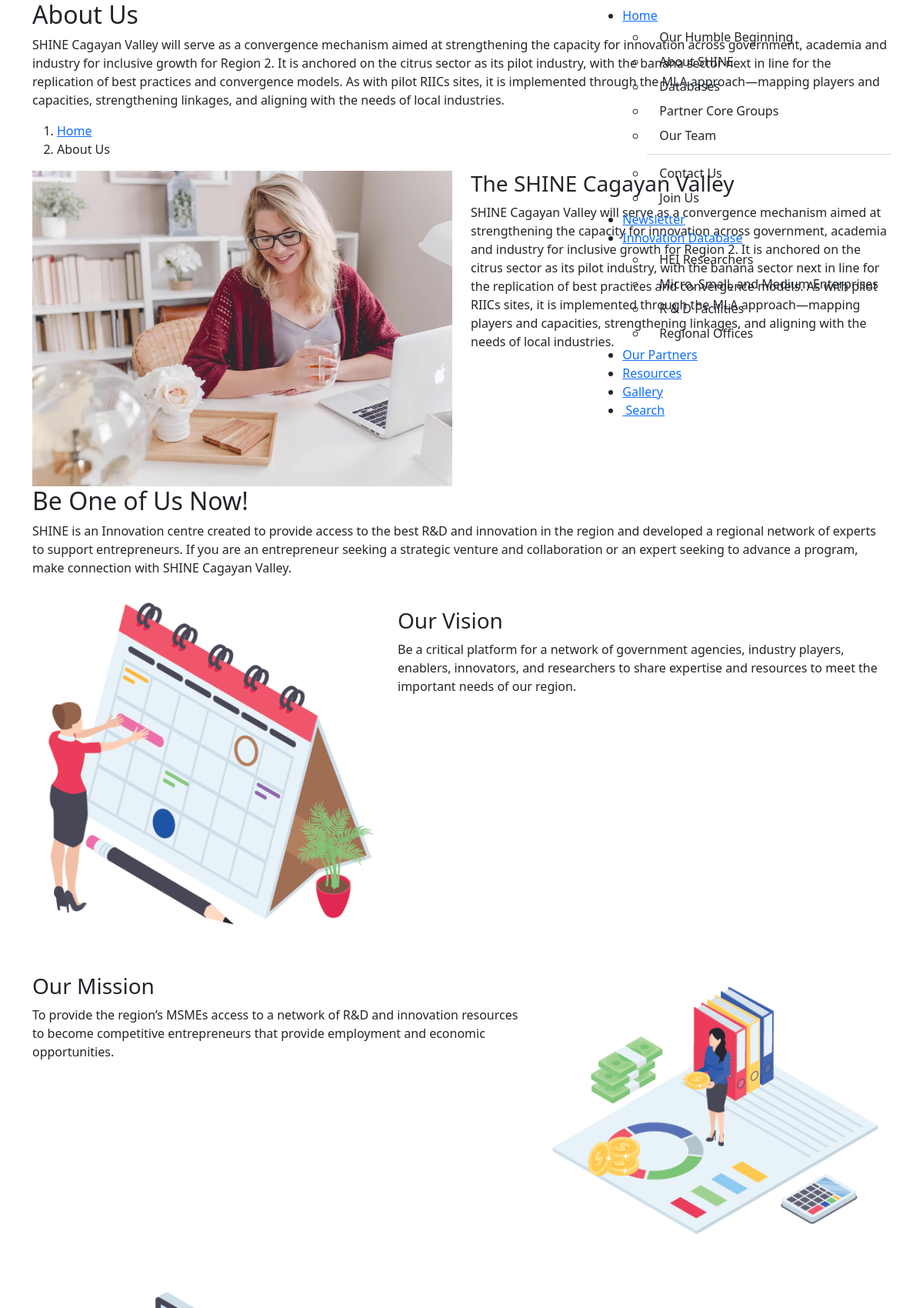
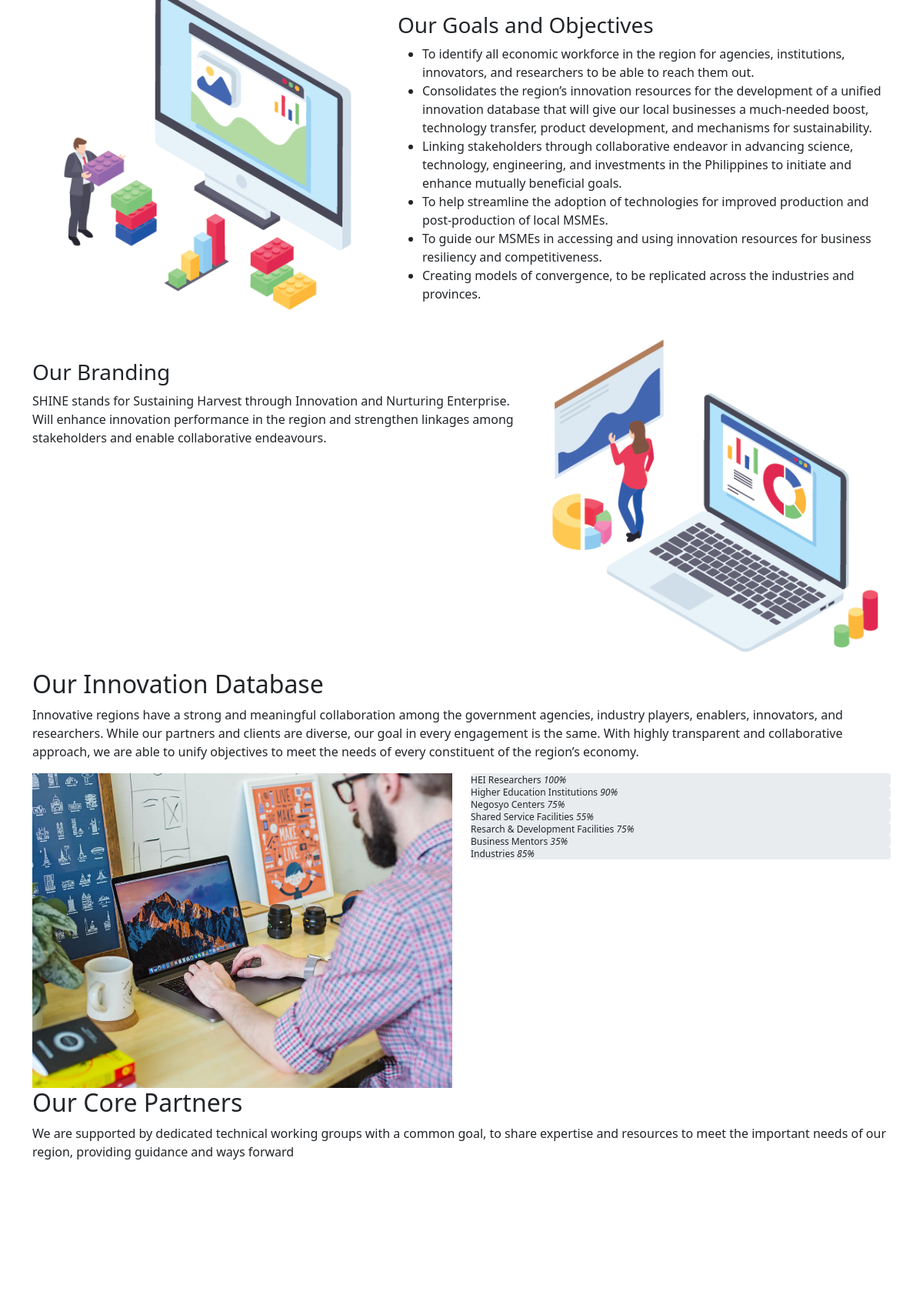
The page /about-us.php (upper part) on the database its author committed (2 pictures, top to bottom).
### tables this page shows
CREATE TABLE `tbl_categories` (
  `category_id` int(11) NOT NULL,
  `category_name` varchar(50) NOT NULL,
  `category_desc` text NOT NULL,
  `category_token` varchar(100) NOT NULL
);

### pages/navbar-link.php (the view, shortened to what this page needs)
<header id="header" class="fixed-top d-flex align-items-center">
  <div class="container d-flex align-items-center justify-content-between">
    <nav id="navbar" class="navbar">
      <ul>
        <li class="dropdown"><a href="#"><span>Home</span> <i class="bi bi-chevron-down"></i></a>
          <ul>
            <li><a class="dropdown-item" href="<?php echo BASE_URL;?>#beginning">Our Humble Beginning</a></li>
            <li><a class="dropdown-item" href="<?php echo BASE_URL;?>#aboutus">About SHINE</a></li>
            <li><a class="dropdown-item" href="<?php echo BASE_URL;?>#databases">Databases</a></li>
            <li><a class="dropdown-item" href="<?php echo BASE_URL;?>#coregroups">Partner Core Groups</a></li>
            <li><a class="dropdown-item" href="our-team">Our Team</a></li>
             <div class="dropdown-divider"></div>
            <li><a class="dropdown-item" href="contact-us">Contact Us</a></li>
            <li><a class="dropdown-item" href="#">Join Us</a></li>
          </ul>
        </li>
        <li><a href="current-events?page=1">Newsletter</a></li>
        <li class="dropdown"><a href="#"><span>Innovation Database</span> <i class="bi bi-chevron-down"></i></a>
          <ul>
            <?php
              $get_str = "SELECT * FROM tbl_categories ORDER BY category_name ASC";
              $qry = $conn->query($get_str);
              $cnt = $qry->num_rows;
              if($cnt >= 1) {
                foreach ($qry as $var => $value) {
                  echo "<li><a class='dropdown-item' href='innovation-database?".$value['category_token']."'>".$value['category_name']."</a></li>";
                }
              }
            ?>
          </ul>
        </li>
        <li><a href="core-partners">Our Partners</a></li>
        <li><a href="resources">Resources</a></li>
        <li><a href="portfolio">Gallery</a></li>
        <li><a role="button" class="getstarted" data-bs-target="#searchbox" data-bs-toggle="modal"><i class="bi bi-search"></i>&nbsp;Search</a></li>
      </ul>
    </nav>
  </div>
</header>

### rows shown on the page
tbl_categories: category_name "HEI Researchers"
tbl_categories: category_name "Micro, Small, and Medium Enterprises"
tbl_categories: category_name "R & D Facilities"
tbl_categories: category_name "Regional Offices"
